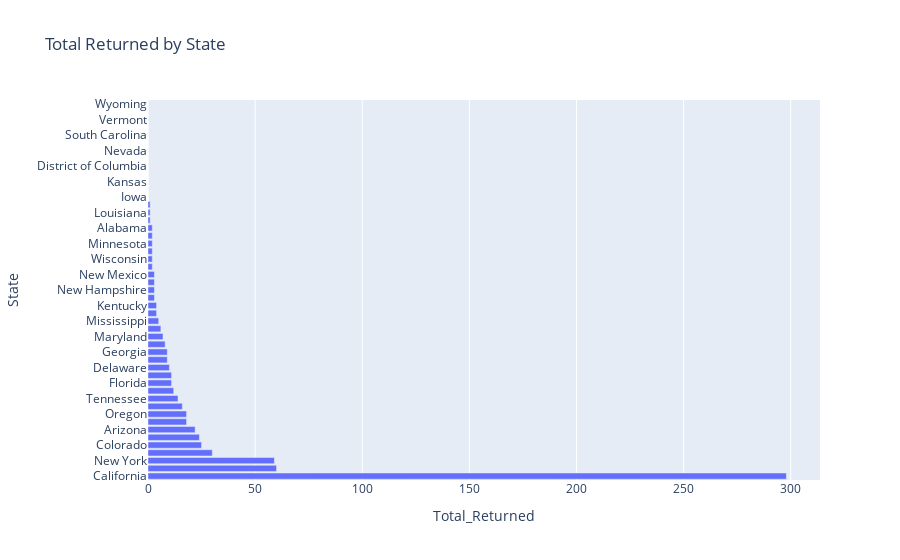

Notebook code cell kept with this figure:
### Code cell
order_return_state = order_return.groupby(by = 'State').agg(Total_Returned = ('Returned', lambda x: (x == 'Yes').sum())).sort_values(by = 'Total_Returned', ascending=False).reset_index()

#horizontal bar chart
px.bar(order_return_state, x='Total_Returned', y='State', title='Total Returned by State', orientation='h')

### Figure 1 — Plotly figure (JSON) as saved in the notebook; plotly's stock layout.template omitted (floating-point values rounded to 4 significant figures)
{"data": [{"hovertemplate": "Total_Returned=%{x}<br>State=%{y}<extra></extra>", "legendgroup": "", "marker": {"color": "#636efa", "pattern": {"shape": ""}}, "name": "", "orientation": "h", "showlegend": false, "textposition": "auto", "type": "bar", "x": [298, 60, 59, 30, 25, 24, 22, 18, 18, 16, 14, 12, 11, 11, 10, 9, 9, 8, 7, 6, 5, 4, 4, 3, 3, 3, 3, 2, 2, 2, 2, 2, 2, 1, 1, 1, 0, 0, 0, 0, 0, 0, 0, 0, 0, 0, 0, 0, 0], "xaxis": "x", "y": ["California", "Washington", "New York", "Texas", "Colorado", "Ohio", "Arizona", "Illinois", "Oregon", "Pennsylvania", "Tennessee", "Utah", "Florida", "Massachusetts", "Delaware", "Michigan", "Georgia", "North Carolina", "Maryland", "Virginia", "Mississippi", "Oklahoma", "Kentucky", "New Jersey", "New Hampshire", "Indiana", "New Mexico", "Rhode Island", "Wisconsin", "Montana", "Minnesota", "Idaho", "Alabama", "Missouri", "Louisiana", "Nebraska", "Iowa", "Arkansas", "Kansas", "Connecticut", "District of Columbia", "North Dakota", "Nevada", "Maine", "South Carolina", "South Dakota", "Vermont", "West Virginia", "Wyoming"], "yaxis": "y"}], "layout": {"barmode": "relative", "legend": {"tracegroupgap": 0}, "title": {"text": "Total Returned by State"}, "xaxis": {"anchor": "y", "domain": [0, 1], "title": {"text": "Total_Returned"}}, "yaxis": {"anchor": "x", "domain": [0, 1], "title": {"text": "State"}}}}
